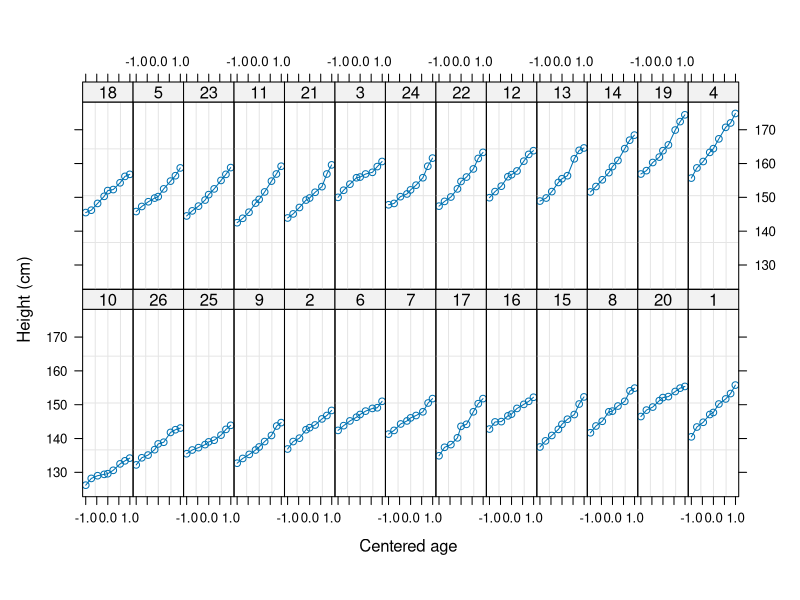

Source code (R):
## ---- chunk 1
library(nlme)
head(Oxboys)
## ---- chunk 2
plot(Oxboys)
## ---- chunk 3
fit <- lme(height ~ age, random= ~ 1 + age | Subject, data=Oxboys, method="REML")
## ---- chunk 4
summary(fit)
## ---- chunk 5
fixef(fit)
## ---- chunk 6
ranef(fit)
## ---- chunk 7
coef(fit)
